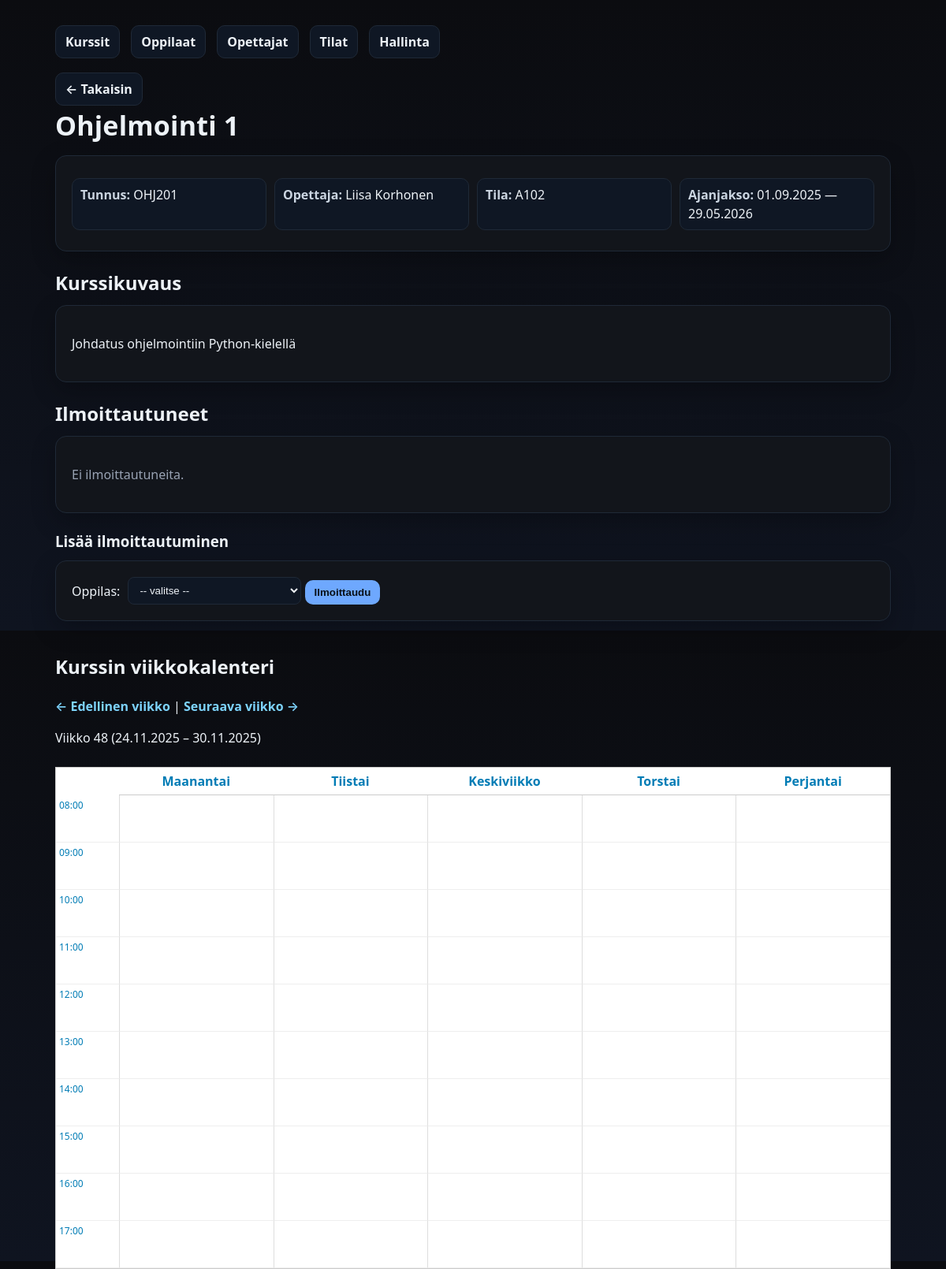
Screenshot of /kurssienhallinta/kurssi.php?id=2 with the database file from the repository.
### tables this page shows
CREATE TABLE `kurssit` (
  `kurssi_id` int(11) NOT NULL,
  `kurssin_tunnus` varchar(20) NOT NULL,
  `kurssi_nimi` varchar(100) NOT NULL,
  `kurssikuvaus` text DEFAULT NULL,
  `aloituspaiva` date NOT NULL,
  `lopetuspaiva` date NOT NULL,
  `opettaja_id` int(11) NOT NULL,
  `tila_id` int(11) NOT NULL
);

CREATE TABLE `opettajat` (
  `opettaja_id` int(11) NOT NULL,
  `etunimi` varchar(50) NOT NULL,
  `sukunimi` varchar(50) NOT NULL,
  `aine` varchar(100) NOT NULL
);

CREATE TABLE `tilat` (
  `tila_id` int(11) NOT NULL,
  `tila_nimi` varchar(50) NOT NULL,
  `paikkoja` int(11) NOT NULL
);

### kurssienhallinta/kurssi.php (the view, shortened to what this page needs)
<?php
function finDate($date) {
    return date("d.m.Y", strtotime($date));
}
$pdo = getPDO();
$kurssi_id = (int)$_GET['id'];
$stmt = $pdo->prepare("SELECT k.*, o.etunimi AS op_etunimi, o.sukunimi AS op_sukunimi, t.tila_nimi
    FROM kurssit k
    JOIN opettajat o ON k.opettaja_id = o.opettaja_id
    JOIN tilat t ON k.tila_id = t.tila_id
    WHERE k.kurssi_id = ?");
$stmt->execute([$kurssi_id]);
$kurssi = $stmt->fetch();
$stmt = $pdo->prepare("SELECT i.ilmoittautuminen_id, o.oppilas_id, o.etunimi, o.sukunimi, i.ilmoittautumispaiva
    FROM ilmoittautuminen i
    JOIN oppilaat o ON i.opiskelija_id = o.oppilas_id
    WHERE i.kurssi_id = ?
    ORDER BY i.ilmoittautumispaiva ASC");
$stmt->execute([$kurssi_id]);
$ilmo = $stmt->fetchAll();
$week = isset($_GET['week']) ? (int)$_GET['week'] : date("W");
$year = isset($_GET['year']) ? (int)$_GET['year'] : date("Y");
$dt = new DateTime();
$dt->setISODate($year, $week);
$weekStart = $dt->format("Y-m-d");
$dt->modify("+6 days");
$weekEnd = $dt->format("Y-m-d");
$paivat = ["Maanantai","Tiistai","Keskiviikko","Torstai","Perjantai"];
?>
<!doctype html>
<html lang="fi">
<head>
  <link rel="stylesheet" href="styles.css">
</head>
<body>
  <div class="container">
    <div class="nav">
      <a href="index.php">Kurssit</a>
      <a href="oppilaat.php">Oppilaat</a>
      <a href="opettajat.php">Opettajat</a>
      <a href="tilat.php">Tilat</a>
      <a href="admin.php">Hallinta</a>
    </div>
    <a class="back" href="index.php">← Takaisin</a>
    <h1 class="page-title"><?= htmlspecialchars($kurssi['kurssi_nimi']) ?></h1>
    <div class="card">
      <div class="meta">
        <div><strong>Tunnus:</strong> <?= htmlspecialchars($kurssi['kurssin_tunnus']) ?></div>
        <div><strong>Opettaja:</strong> <?= htmlspecialchars($kurssi['op_etunimi'].' '.$kurssi['op_sukunimi']) ?></div>
        <div><strong>Tila:</strong> <?= htmlspecialchars($kurssi['tila_nimi']) ?></div>
        <div><strong>Ajanjakso:</strong> <?= finDate($kurssi['aloituspaiva']) ?> — <?= finDate($kurssi['lopetuspaiva']) ?></div>
      </div>
    </div>
    <?php if (!empty($kurssi['kurssikuvaus'])): ?>
      <h2 style="margin:22px 0 10px">Kurssikuvaus</h2>
      <div class="card">
        <p><?= nl2br(htmlspecialchars($kurssi['kurssikuvaus'])) ?></p>
      </div>
    <?php endif; ?>
    <h2 style="margin:22px 0 10px">Ilmoittautuneet</h2>
    <div class="card table-wrap">
      <?php if (count($ilmo) === 0): ?>
        <p class="muted">Ei ilmoittautuneita.</p>
      <?php endif; ?>
    </div>
    <h3 style="margin:22px 0 10px">Lisää ilmoittautuminen</h3>
    <div class="card">
      <form method="post" action="ilmoittaudu.php">
        <label>Oppilas:
          <select name="oppilas_id" required>
            <option value="">-- valitse --</option>
          </select>
        </label>
        <button class="btn" type="submit">Ilmoittaudu</button>
      </form>
    </div>
<h2 style="margin-top:40px;">Kurssin viikkokalenteri</h2>
<p>
  <a href="kurssi.php?id=<?= $kurssi_id ?>&week=<?= $week-1 ?>&year=<?= $year ?>">← Edellinen viikko</a>
   |
  <a href="kurssi.php?id=<?= $kurssi_id ?>&week=<?= $week+1 ?>&year=<?= $year ?>">Seuraava viikko →</a>
</p>
<p>Viikko <?= $week ?> (<?= finDate($weekStart) ?> – <?= finDate($weekEnd) ?>)</p>
<div class="calendar-grid">
    <?php
    $startHour = 8;
    $endHour = 17;
    ?>
    <div></div>
    <?php foreach ($paivat as $pv): ?>
        <div style="text-align:center; padding:5px; font-weight:bold; border-bottom:1px solid #ccc;">
            <?= $pv ?>
        </div>
    <?php endforeach; ?>
    <?php for ($h = $startHour; $h <= $endHour; $h++): ?>
        <div class="time-cell"><?= sprintf("%02d:00", $h) ?></div>
        <?php foreach ($paivat as $pv): ?>
            <div class="day-column" data-day="<?= $pv ?>"></div>
        <?php endforeach; ?>
    <?php endfor; ?>
</div>
  </div>
</body>
</html>

### kurssienhallinta/styles.css (style rules this page uses)
:root { --bg:#0b0c10; --card:#12151b; --muted:#98a2b3; --text:#edf2f7; --accent:#6ea8fe; --danger:#ef4444; --border:#1f2937; }
* { box-sizing:border-box }
html,body { height:100% }
body { margin:0; font:16px/1.5 system-ui,-apple-system,Segoe UI,Roboto,Ubuntu,'Helvetica Neue',Arial; background:linear-gradient(180deg,#0b0c10 0%, #0f1420 100%); color:var(--text); }
.container { max-width:1100px;margin:32px auto;padding:0 20px }
.card { background:var(--card); border:1px solid var(--border); border-radius:14px; padding:20px; box-shadow:0 10px 30px rgba(0,0,0,.25); }
.page-title { margin:0 0 12px; font-size:clamp(24px,3.2vw,34px); letter-spacing:.2px; }
.nav { display:flex;gap:14px;flex-wrap:wrap;margin:0 0 18px }
.nav a,.back { color:var(--text); text-decoration:none; background:#0f1724; border:1px solid var(--border); padding:8px 12px;border-radius:10px; transition:all .15s ease; }
.back { display:inline-flex;align-items:center;gap:8px }
.table-wrap { overflow:auto }
.btn { appearance:none;border:0;border-radius:10px; padding:8px 12px;background:var(--accent); color:#091018;font-weight:600;cursor:pointer; transition:transform .15s ease, opacity .15s ease; }
select { background:#0f1724;color:var(--text);border:1px solid var(--border); padding:8px 10px;border-radius:8px;min-width:220px }
label { display:inline-flex;gap:10px;align-items:center }
.meta { display:grid;grid-template-columns:repeat(auto-fit,minmax(220px,1fr));gap:10px;margin:8px 0 6px }
.meta div { background:#0f1724;border:1px solid var(--border);padding:8px 10px;border-radius:10px }
.meta strong { font-weight:600;color:#cbd5e1 }
.muted { color:var(--muted) }
a { color: #7dd3fc; text-decoration: none; font-weight: 600; transition: color .15s ease; }

### kurssienhallinta/kurssi.php (style rules this page uses)
.calendar-grid { display: grid; grid-template-columns: 80px repeat(5, 1fr); border: 1px solid #ccc; margin-top: 25px; background: #fff; color: #007cb5ff; }
.time-cell { border-bottom: 1px solid #eee; height: 60px; padding: 4px; font-size: 12px; color: #007cb5ff; }
.day-column { position: relative; border-left: 1px solid #ddd; border-bottom: 1px solid #eee; }

### rows the page displays
kurssit: kurssi_nimi "Ohjelmointi 1", kurssin_tunnus "OHJ201", opettaja.sukunimi "Liisa Korhonen", tila.tila_nimi "A102", aloituspaiva "01.09.2025", lopetuspaiva "29.05.2026", kurssikuvaus "Johdatus ohjelmointiin Python-kielellä"

### other values shown
$week "48"
$pv "Maanantai"
$pv "Tiistai"
$pv "Keskiviikko"
$pv "Torstai"
$pv "Perjantai"
